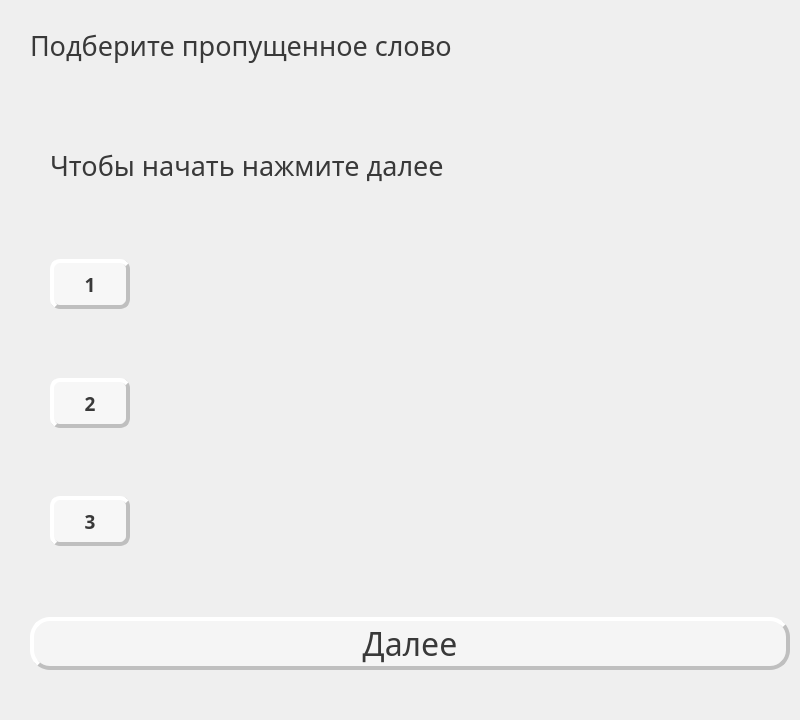
<?xml version="1.0" encoding="UTF-8"?>
<ui version="4.0">
 <class>QWidget</class>
 <widget class="QWidget" name="TechEng">
  <property name="geometry">
   <rect>
    <x>0</x>
    <y>0</y>
    <width>800</width>
    <height>720</height>
   </rect>
  </property>
  <property name="minimumSize">
   <size>
    <width>800</width>
    <height>720</height>
   </size>
  </property>
  <property name="windowTitle">
   <string>TechEng</string>
  </property>
  <property name="styleSheet">
   <string notr="true"/>
  </property>
  <layout class="QVBoxLayout" name="verticalLayout_4">
   <property name="leftMargin">
    <number>0</number>
   </property>
   <property name="topMargin">
    <number>0</number>
   </property>
   <property name="rightMargin">
    <number>0</number>
   </property>
   <property name="bottomMargin">
    <number>0</number>
   </property>
   <item>
    <widget class="QWidget" name="widget" native="true">
     <layout class="QVBoxLayout" name="verticalLayout_5">
      <property name="leftMargin">
       <number>0</number>
      </property>
      <property name="topMargin">
       <number>0</number>
      </property>
      <property name="rightMargin">
       <number>0</number>
      </property>
      <property name="bottomMargin">
       <number>0</number>
      </property>
      <item>
       <layout class="QVBoxLayout" name="verticalLayout">
        <property name="spacing">
         <number>6</number>
        </property>
        <property name="leftMargin">
         <number>30</number>
        </property>
        <property name="topMargin">
         <number>20</number>
        </property>
        <property name="rightMargin">
         <number>10</number>
        </property>
        <property name="bottomMargin">
         <number>10</number>
        </property>
        <item>
         <widget class="QLabel" name="label_2">
          <property name="sizePolicy">
           <sizepolicy hsizetype="Ignored" vsizetype="Ignored">
            <horstretch>0</horstretch>
            <verstretch>0</verstretch>
           </sizepolicy>
          </property>
          <property name="minimumSize">
           <size>
            <width>0</width>
            <height>50</height>
           </size>
          </property>
          <property name="maximumSize">
           <size>
            <width>16777215</width>
            <height>50</height>
           </size>
          </property>
          <property name="font">
           <font>
            <family>Trebuchet MS</family>
            <pointsize>20</pointsize>
            <weight>50</weight>
            <bold>false</bold>
           </font>
          </property>
          <property name="styleSheet">
           <string notr="true">color: rgb(57, 57, 57)</string>
          </property>
          <property name="text">
           <string>Подберите пропущенное слово</string>
          </property>
         </widget>
        </item>
        <item>
         <spacer name="verticalSpacer">
          <property name="orientation">
           <enum>Qt::Vertical</enum>
          </property>
          <property name="sizeType">
           <enum>QSizePolicy::Fixed</enum>
          </property>
          <property name="sizeHint" stdset="0">
           <size>
            <width>20</width>
            <height>40</height>
           </size>
          </property>
         </spacer>
        </item>
        <item>
         <layout class="QVBoxLayout" name="verticalLayout_2">
          <property name="spacing">
           <number>20</number>
          </property>
          <property name="leftMargin">
           <number>20</number>
          </property>
          <property name="rightMargin">
           <number>20</number>
          </property>
          <item>
           <widget class="QLabel" name="word">
            <property name="font">
             <font>
              <family>Trebuchet MS</family>
              <pointsize>20</pointsize>
              <weight>50</weight>
              <bold>false</bold>
             </font>
            </property>
            <property name="styleSheet">
             <string notr="true">color: rgb(57, 57, 57)</string>
            </property>
            <property name="text">
             <string>Чтобы начать нажмите далее</string>
            </property>
            <property name="wordWrap">
             <bool>true</bool>
            </property>
           </widget>
          </item>
          <item>
           <layout class="QHBoxLayout" name="horizontalLayout_4">
            <property name="spacing">
             <number>30</number>
            </property>
            <item>
             <widget class="QPushButton" name="anButton1">
              <property name="sizePolicy">
               <sizepolicy hsizetype="Ignored" vsizetype="Ignored">
                <horstretch>0</horstretch>
                <verstretch>0</verstretch>
               </sizepolicy>
              </property>
              <property name="minimumSize">
               <size>
                <width>80</width>
                <height>50</height>
               </size>
              </property>
              <property name="maximumSize">
               <size>
                <width>80</width>
                <height>50</height>
               </size>
              </property>
              <property name="font">
               <font>
                <family>Trebuchet MS</family>
                <pointsize>14</pointsize>
                <weight>75</weight>
                <bold>true</bold>
               </font>
              </property>
              <property name="styleSheet">
               <string notr="true">QPushButton{background: rgba(255, 255, 255, 0.5);
border-radius: 10px;
border-style: outset;
 border-width: 4px;
border-color:rgb(191, 191, 191);
color:rgb(57, 57, 57);}

QPushButton:pressed {
background: rgba(234, 234, 234, 0.8);
color:rgb(57, 57, 57);
}</string>
              </property>
              <property name="text">
               <string>1</string>
              </property>
             </widget>
            </item>
            <item>
             <widget class="QLabel" name="disc1">
              <property name="font">
               <font>
                <family>Trebuchet MS</family>
                <pointsize>20</pointsize>
                <weight>50</weight>
                <bold>false</bold>
               </font>
              </property>
              <property name="styleSheet">
               <string notr="true">color: rgb(57, 57, 57)</string>
              </property>
              <property name="text">
               <string/>
              </property>
             </widget>
            </item>
           </layout>
          </item>
          <item>
           <layout class="QHBoxLayout" name="horizontalLayout_3">
            <property name="spacing">
             <number>30</number>
            </property>
            <item>
             <widget class="QPushButton" name="anButton2">
              <property name="sizePolicy">
               <sizepolicy hsizetype="Ignored" vsizetype="Ignored">
                <horstretch>0</horstretch>
                <verstretch>0</verstretch>
               </sizepolicy>
              </property>
              <property name="minimumSize">
               <size>
                <width>80</width>
                <height>50</height>
               </size>
              </property>
              <property name="maximumSize">
               <size>
                <width>80</width>
                <height>50</height>
               </size>
              </property>
              <property name="font">
               <font>
                <family>Trebuchet MS</family>
                <pointsize>14</pointsize>
                <weight>75</weight>
                <bold>true</bold>
               </font>
              </property>
              <property name="styleSheet">
               <string notr="true">QPushButton{background: rgba(255, 255, 255, 0.5);
border-radius: 10px;
border-style: outset;
 border-width: 4px;
border-color:rgb(191, 191, 191);
color:rgb(57, 57, 57);}

QPushButton:pressed {
background: rgba(234, 234, 234, 0.8);
color:rgb(57, 57, 57);
}</string>
              </property>
              <property name="text">
               <string>2</string>
              </property>
             </widget>
            </item>
            <item>
             <widget class="QLabel" name="disc2">
              <property name="font">
               <font>
                <family>Trebuchet MS</family>
                <pointsize>20</pointsize>
                <weight>50</weight>
                <bold>false</bold>
               </font>
              </property>
              <property name="styleSheet">
               <string notr="true">color: rgb(57, 57, 57)</string>
              </property>
              <property name="text">
               <string/>
              </property>
             </widget>
            </item>
           </layout>
          </item>
          <item>
           <layout class="QHBoxLayout" name="horizontalLayout_2">
            <property name="spacing">
             <number>30</number>
            </property>
            <item>
             <widget class="QPushButton" name="anButton3">
              <property name="sizePolicy">
               <sizepolicy hsizetype="Ignored" vsizetype="Ignored">
                <horstretch>0</horstretch>
                <verstretch>0</verstretch>
               </sizepolicy>
              </property>
              <property name="minimumSize">
               <size>
                <width>80</width>
                <height>50</height>
               </size>
              </property>
              <property name="maximumSize">
               <size>
                <width>80</width>
                <height>50</height>
               </size>
              </property>
              <property name="font">
               <font>
                <family>Trebuchet MS</family>
                <pointsize>14</pointsize>
                <weight>75</weight>
                <bold>true</bold>
               </font>
              </property>
              <property name="styleSheet">
               <string notr="true">QPushButton{background: rgba(255, 255, 255, 0.5);
border-radius: 10px;
border-style: outset;
 border-width: 4px;
border-color:rgb(191, 191, 191);
color:rgb(57, 57, 57);}

QPushButton:pressed {
background: rgba(234, 234, 234, 0.8);
color:rgb(57, 57, 57);
}</string>
              </property>
              <property name="text">
               <string>3</string>
              </property>
             </widget>
            </item>
            <item>
             <widget class="QLabel" name="disc3">
              <property name="font">
               <font>
                <family>Trebuchet MS</family>
                <pointsize>20</pointsize>
                <weight>50</weight>
                <bold>false</bold>
               </font>
              </property>
              <property name="styleSheet">
               <string notr="true">color:rgb(57, 57, 57)</string>
              </property>
              <property name="text">
               <string/>
              </property>
             </widget>
            </item>
           </layout>
          </item>
         </layout>
        </item>
        <item>
         <spacer name="verticalSpacer_2">
          <property name="orientation">
           <enum>Qt::Vertical</enum>
          </property>
          <property name="sizeType">
           <enum>QSizePolicy::Fixed</enum>
          </property>
          <property name="sizeHint" stdset="0">
           <size>
            <width>20</width>
            <height>40</height>
           </size>
          </property>
         </spacer>
        </item>
        <item>
         <widget class="QPushButton" name="continueButton">
          <property name="sizePolicy">
           <sizepolicy hsizetype="Preferred" vsizetype="Fixed">
            <horstretch>0</horstretch>
            <verstretch>0</verstretch>
           </sizepolicy>
          </property>
          <property name="font">
           <font>
            <family>Trebuchet MS</family>
            <pointsize>24</pointsize>
            <weight>50</weight>
            <bold>false</bold>
           </font>
          </property>
          <property name="styleSheet">
           <string notr="true">QPushButton{background: rgba(255, 255, 255, 0.4);
border-radius: 20px;
border-style: outset;
 border-width: 4px;
border-color:rgb(191, 191, 191);
color:rgb(57, 57, 57);}

QPushButton:pressed {
background: rgba(234, 234, 234, 0.6);
color:rgb(57, 57, 57);
}</string>
          </property>
          <property name="text">
           <string>Далее</string>
          </property>
         </widget>
        </item>
        <item>
         <spacer name="verticalSpacer_3">
          <property name="orientation">
           <enum>Qt::Vertical</enum>
          </property>
          <property name="sizeType">
           <enum>QSizePolicy::Fixed</enum>
          </property>
          <property name="sizeHint" stdset="0">
           <size>
            <width>20</width>
            <height>40</height>
           </size>
          </property>
         </spacer>
        </item>
       </layout>
      </item>
     </layout>
    </widget>
   </item>
  </layout>
 </widget>
 <resources/>
 <connections/>
</ui>
